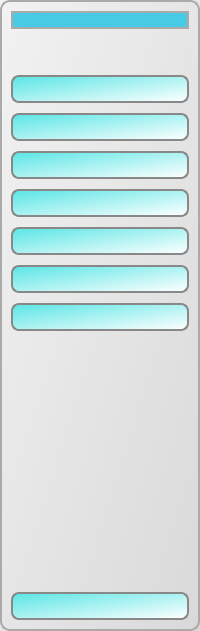
       <widget class="QWidget" name="window_icon" native="true">
        <property name="styleSheet">
         <string notr="true">QWidget {
    background: qlineargradient(x1:0, y1:0, x2:1, y2:1, stop:0 #f2f2f2, stop:1 #d9d9d9);
    border: 2px solid #aaaaaa;
    border-radius: 10px;
}

QPushButton {
    background: qlineargradient(x1:0, y1:0, x2:1, y2:1, stop:0 #59e5e5, stop:1 #ffffff);
    border: 2px solid #888888;
    border-radius: 8px;
    padding: 5px;
}

QPushButton:hover {
    background: qlineargradient(x1:0, y1:0, x2:1, y2:1, stop:0 #D9EFFF , stop:1 #b0b0b0);
    border: 2px solid #666666;
}

QSlider::groove:horizontal {
    background: #cccccc;
    height: 8px;
    border-radius: 4px;
}

QSlider::handle:horizontal {
    background: qradialgradient(cx:0.5, cy:0.5, radius:0.5, fx:0.5, fy:0.5, stop:0 #ffffff, stop:1 #bbbbbb);
    border: 2px solid #888888;
    width: 16px;
    height: 16px;
    margin: -5px 0;
    border-radius: 8px;
}

QDial {
    background: qlineargradient(x1:0, y1:0, x2:1, y2:1, stop:0 #f2f2f2, stop:1 #d9d9d9);
    border: 2px solid #aaaaaa;
    border-radius: 50px;
}</string>
        </property>
        <layout class="QVBoxLayout" name="verticalLayout_4">
         <item>
          <widget class="QLabel" name="label_6">
           <property name="styleSheet">
            <string notr="true">background-color: #48cae4;
color: rgb(255, 255, 255);</string>
           </property>
           <property name="text">
            <string/>
           </property>
           <property name="pixmap">
            <pixmap resource="icons.qrc">:/icon/icons/Settings-Sound--Streamline-Ultimate.png</pixmap>
           </property>
           <property name="alignment">
            <set>Qt::AlignCenter</set>
           </property>
          </widget>
         </item>
         <item>
          <spacer name="verticalSpacer">
           <property name="orientation">
            <enum>Qt::Vertical</enum>
           </property>
           <property name="sizeType">
            <enum>QSizePolicy::Preferred</enum>
           </property>
           <property name="sizeHint" stdset="0">
            <size>
             <width>20</width>
             <height>40</height>
            </size>
           </property>
          </spacer>
         </item>
         <item>
          <layout class="QVBoxLayout" name="verticalLayout_2">
           <property name="spacing">
            <number>10</number>
           </property>
           <property name="sizeConstraint">
            <enum>QLayout::SetMinAndMaxSize</enum>
           </property>
           <item>
            <widget class="QPushButton" name="but_cam_1_icon">
             <property name="text">
              <string/>
             </property>
             <property name="icon">
              <iconset resource="icons.qrc">
               <normaloff>:/icon/icons/Expand-Full--Streamline-Ultimate.png</normaloff>:/icon/icons/Expand-Full--Streamline-Ultimate.png</iconset>
             </property>
             <property name="checkable">
              <bool>true</bool>
             </property>
             <property name="autoExclusive">
              <bool>true</bool>
             </property>
            </widget>
           </item>
           <item>
            <widget class="QPushButton" name="but_4_cam_icon">
             <property name="text">
              <string/>
             </property>
             <property name="icon">
              <iconset resource="icons.qrc">
               <normaloff>:/icon/icons/Shrink-4--Streamline-Ultimate.png</normaloff>:/icon/icons/Shrink-4--Streamline-Ultimate.png</iconset>
             </property>
             <property name="checkable">
              <bool>true</bool>
             </property>
             <property name="autoExclusive">
              <bool>true</bool>
             </property>
            </widget>
           </item>
           <item>
            <widget class="QPushButton" name="but_NG_1_icon">
             <property name="text">
              <string/>
             </property>
             <property name="icon">
              <iconset resource="icons.qrc">
               <normaloff>:/icon/icons/Paginate-Filter-1--Streamline-Ultimate.png</normaloff>:/icon/icons/Paginate-Filter-1--Streamline-Ultimate.png</iconset>
             </property>
             <property name="checkable">
              <bool>true</bool>
             </property>
             <property name="autoExclusive">
              <bool>true</bool>
             </property>
            </widget>
           </item>
           <item>
            <widget class="QPushButton" name="but_NG_4_icon">
             <property name="text">
              <string/>
             </property>
             <property name="icon">
              <iconset resource="icons.qrc">
               <normaloff>:/icon/icons/Paginate-Filter-4--Streamline-Ultimate.png</normaloff>:/icon/icons/Paginate-Filter-4--Streamline-Ultimate.png</iconset>
             </property>
             <property name="checkable">
              <bool>true</bool>
             </property>
             <property name="autoExclusive">
              <bool>true</bool>
             </property>
            </widget>
           </item>
           <item>
            <widget class="QPushButton" name="but_output_icon">
             <property name="text">
              <string/>
             </property>
             <property name="icon">
              <iconset resource="icons.qrc">
               <normaloff>:/icon/icons/Accounting-Calculator--Streamline-Ultimate.png</normaloff>:/icon/icons/Accounting-Calculator--Streamline-Ultimate.png</iconset>
             </property>
             <property name="checkable">
              <bool>true</bool>
             </property>
             <property name="autoExclusive">
              <bool>true</bool>
             </property>
            </widget>
           </item>
           <item>
            <widget class="QPushButton" name="but_screenshot_icon">
             <property name="text">
              <string/>
             </property>
             <property name="icon">
              <iconset resource="icons.qrc">
               <normaloff>:/icon/icons/Paginate-Filter-Camera--Streamline-Ultimate.png</normaloff>:/icon/icons/Paginate-Filter-Camera--Streamline-Ultimate.png</iconset>
             </property>
             <property name="checkable">
              <bool>true</bool>
             </property>
             <property name="autoExclusive">
              <bool>true</bool>
             </property>
            </widget>
           </item>
           <item>
            <widget class="QPushButton" name="but_information_icon">
             <property name="text">
              <string/>
             </property>
             <property name="icon">
              <iconset resource="icons.qrc">
               <normaloff>:/icon/icons/Alert-Hexagon--Streamline-Ultimate.png</normaloff>:/icon/icons/Alert-Hexagon--Streamline-Ultimate.png</iconset>
             </property>
             <property name="checkable">
              <bool>true</bool>
             </property>
             <property name="autoExclusive">
              <bool>true</bool>
             </property>
            </widget>
           </item>
          </layout>
         </item>
         <item>
          <spacer name="verticalSpacer_2">
           <property name="orientation">
            <enum>Qt::Vertical</enum>
           </property>
           <property name="sizeHint" stdset="0">
            <size>
             <width>20</width>
             <height>255</height>
            </size>
           </property>
          </spacer>
         </item>
         <item>
          <widget class="QPushButton" name="but_exit_icon">
           <property name="text">
            <string/>
           </property>
           <property name="icon">
            <iconset resource="icons.qrc">
             <normaloff>:/icon/icons/Logout-2--Streamline-Ultimate.png</normaloff>:/icon/icons/Logout-2--Streamline-Ultimate.png</iconset>
           </property>
           <property name="checkable">
            <bool>true</bool>
           </property>
           <property name="autoExclusive">
            <bool>true</bool>
           </property>
          </widget>
         </item>
        </layout>
       </widget>
